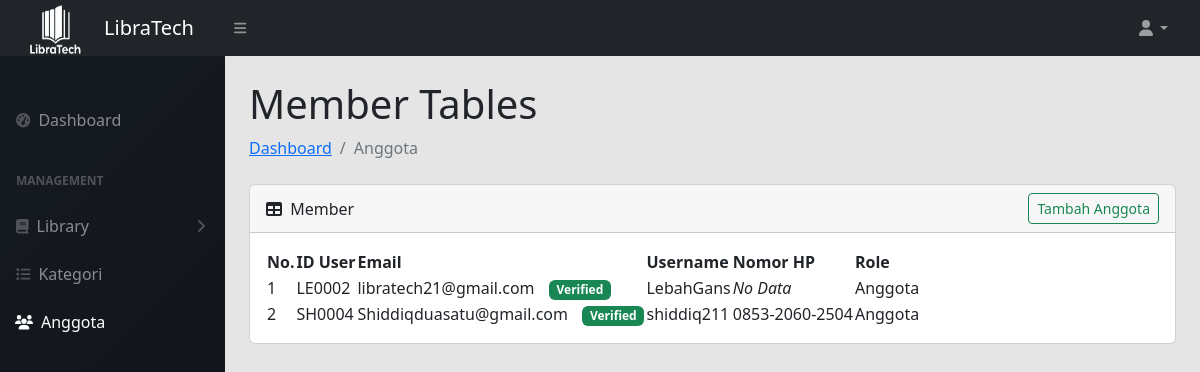
The app's page /Admin/daftar_anggota.php (signed in) with its own data.
### tables this page shows
CREATE TABLE `user` (
  `id_user` varchar(200) NOT NULL,
  `Email` varchar(250) NOT NULL,
  `username` varchar(50) NOT NULL,
  `password` varchar(255) NOT NULL,
  `nomorhp` varchar(15) NOT NULL DEFAULT '0',
  `role` enum('Admin','Anggota') NOT NULL DEFAULT 'Anggota',
  `verify` tinyint NOT NULL DEFAULT '0',
  `verify_nohp` tinyint NOT NULL DEFAULT '0',
  `if_visible` tinyint NOT NULL DEFAULT '1'
);

### Admin/daftar_anggota.php (the view, shortened to what this page needs)
<?php
require "../func.php";
?>
<!DOCTYPE html>
<html lang="en">
<head>
    <link href="https://cdn.jsdelivr.net/npm/simple-datatables@7.1.2/dist/style.min.css" rel="stylesheet" />
    <link href="../css/styles.css" rel="stylesheet" />
    <link href="../css/selfstyle.css" rel="stylesheet" />
</head>
<body class="sb-nav-fixed">
    <nav class="sb-topnav navbar navbar-expand navbar-dark bg-dark">
        <a class="navbar-brand ps-3 d-flex align-items-center" href="#">
            <img src="../assets/img/logo1.png" width="80" height="80" class="d-inline-block align-top" alt="">
            <span class="ms-2">LibraTech</span>
        </a>
        <button class="btn btn-link btn-sm order-1 order-lg-0 me-4 me-lg-0" id="sidebarToggle" href=""><i
                class="fas fa-bars"></i></button>
        <ul class="navbar-nav ms-auto me-3 me-lg-4">
            <li class="nav-item dropdown">
                <a class="nav-link dropdown-toggle" id="navbarDropdown" href="#" role="button" data-bs-toggle="dropdown"
                    aria-expanded="false"><i class="fas fa-user fa-fw"></i></a>
            </li>
        </ul>
    </nav>
    <div id="layoutSidenav">
        <div id="layoutSidenav_nav">
            <nav class="sb-sidenav accordion sb-sidenav-dark" id="sidenavAccordion"
                style="background: linear-gradient(135deg, #161b22, #0f1217);">
                <div class="sb-sidenav-menu" style="color: #ffffff;">
                    <div class="nav">
                        <div class="sb-sidenav-menu-heading"></div>
                        <a class="nav-link <?php echo basename($_SERVER['PHP_SELF']) == 'dashboard.php' ? 'active' : ''; ?>"
                            href="dashboard.php">
                            <div class="sb-nav-link-icon"><i class="fas fa-tachometer-alt"></i></div>
                            Dashboard
                        </a>
                        <div class="sb-sidenav-menu-heading">Management</div>
                        <a class="nav-link collapsed" href="#" data-bs-toggle="collapse"
                            data-bs-target="#collapseLibrary" aria-expanded="false" aria-controls="collapseLibrary">
                            <div class="sb-nav-link-icon"><i class="fas fa-book"></i></div>
                            Library
                            <div class="sb-sidenav-collapse-arrow"><i class="fas fa-angle-down"></i></div>
                        </a>
                        <a class="nav-link <?php echo basename($_SERVER['PHP_SELF']) == 'kategori_buku.php' ? 'active' : ''; ?>"
                            href="kategori_buku.php">
                            <div class="sb-nav-link-icon"><i class="fas fa-list"></i></div>
                            Kategori
                        </a>
                        <a class="nav-link <?php echo basename($_SERVER['PHP_SELF']) == 'daftar_anggota.php' ? 'active' : ''; ?>"
                            style="padding-left: 15px;" href="daftar_anggota.php">
                            <div class="sb-nav-link-icon"><i class="fas fa-users"></i></div>
                            Anggota
                        </a>
                    </div>
                </div>
            </nav>
        </div>
        <div id="layoutSidenav_content">
            <main>
                <div class="container-fluid px-4">
                    <h1 class="mt-4">Member Tables</h1>
                    <ol class="breadcrumb mb-4">
                        <li class="breadcrumb-item"><a href="dashboard.php">Dashboard</a></li>
                        <li class="breadcrumb-item active">Anggota</li>
                    </ol>
                    <div class="card mb-4">
                        <div class="card-header d-flex justify-content-between align-items-center">
                            <div>
                                <i class="fas fa-table me-1"></i>
                                Member
                            </div>
                            <button type="button" class="btn btn-outline-success btn-sm" data-bs-toggle="modal"
                                data-bs-target="#tambahAnggota">Tambah Anggota</button>
                        </div>
                        <div class="card-body">
                            <table id="datatablesSimple">
                                <thead>
                                    <tr>
                                        <th>No.</th>
                                        <th>ID User</th>
                                        <th>Email</th>
                                        <th>Username</th>
                                        <th>Nomor HP</th>
                                        <th>Role</th>
                                    </tr>
                                </thead>
                                <tbody>
                                    <?php
                                    $query = "SELECT * FROM user where if_visible = TRUE";
                                    $no = 1;
                                    $result = mysqli_query($conn, $query);
                                    while ($data = mysqli_fetch_array($result)) {
                                        $id_user = $data['id_user'];
                                        $email = $data['Email'];
                                        $username = $data['username'];
                                        $nomorhp = $data['nomorhp'];
                                        $role = $data['role'];
                                        ?>
                                        <tr>
                                            <td><?= $no++ ?></td>
                                            <td><?= $id_user ?></td>
                                            <td>
                                                <?= $email ?>
                                                <?php if ($data['verify'] == 1): ?>
                                                    <span style="margin-left: 10px;" class="badge bg-success" >Verified</span>
                                                <?php endif; ?>
                                            </td>
                                            <td><?= $username ?></td>
                                            <td><?= ($nomorhp == 0) ? "<i>No Data</i>" : $nomorhp ?></td>
                                            <td><?= $role ?></td>
                                        </tr>
                                        <?php
                                    }
                                    ?>
                                </tbody>
                            </table>
                        </div>
                    </div>
                </div>
            </main>
        </div>
    </div>
</body>
</html>

### css/selfstyle.css (style rules this page uses)
body { background-color: #e5e5e5; }

### records on screen
user: id_user "LE0002", Email "libratech21@gmail.com", verify "Verified", username "LebahGans", nomorhp "No Data", role "Anggota"
user: id_user "SH0004", Email "Shiddiqduasatu@gmail.com", verify "Verified", username "shiddiq211", nomorhp "0853-2060-2504", role "Anggota"
